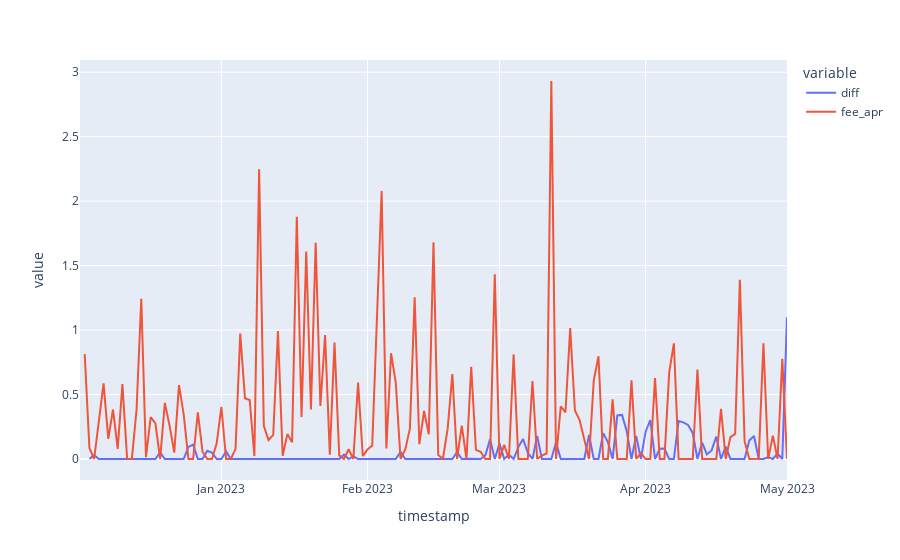

This figure's notebook cell:
### Code cell
df['diff'] = df['fee_and_base_apr'] - df['annulaized_change_in_vp']
px.line(df[['diff', 'fee_apr']] )

### Figure 1 — Plotly figure (JSON) as saved in the notebook; plotly's stock layout.template omitted (floating-point values rounded to 4 significant figures; data arrays with more than 128 entries replaced by an {"elided": "..."} marker saying what was removed)
{"data": [{"hovertemplate": "variable=diff<br>timestamp=%{x}<br>value=%{y}<extra></extra>", "legendgroup": "diff", "line": {"color": "#636efa", "dash": "solid"}, "marker": {"symbol": "circle"}, "mode": "lines", "name": "diff", "orientation": "v", "showlegend": true, "type": "scatter", "x": {"elided": "151 str values"}, "xaxis": "x", "y": {"elided": "151 float values"}, "yaxis": "y"}, {"hovertemplate": "variable=fee_apr<br>timestamp=%{x}<br>value=%{y}<extra></extra>", "legendgroup": "fee_apr", "line": {"color": "#EF553B", "dash": "solid"}, "marker": {"symbol": "circle"}, "mode": "lines", "name": "fee_apr", "orientation": "v", "showlegend": true, "type": "scatter", "x": {"elided": "151 str values"}, "xaxis": "x", "y": {"elided": "151 float values"}, "yaxis": "y"}], "layout": {"legend": {"title": {"text": "variable"}, "tracegroupgap": 0}, "margin": {"t": 60}, "xaxis": {"anchor": "y", "domain": [0, 1], "title": {"text": "timestamp"}}, "yaxis": {"anchor": "x", "domain": [0, 1], "title": {"text": "value"}}}}
